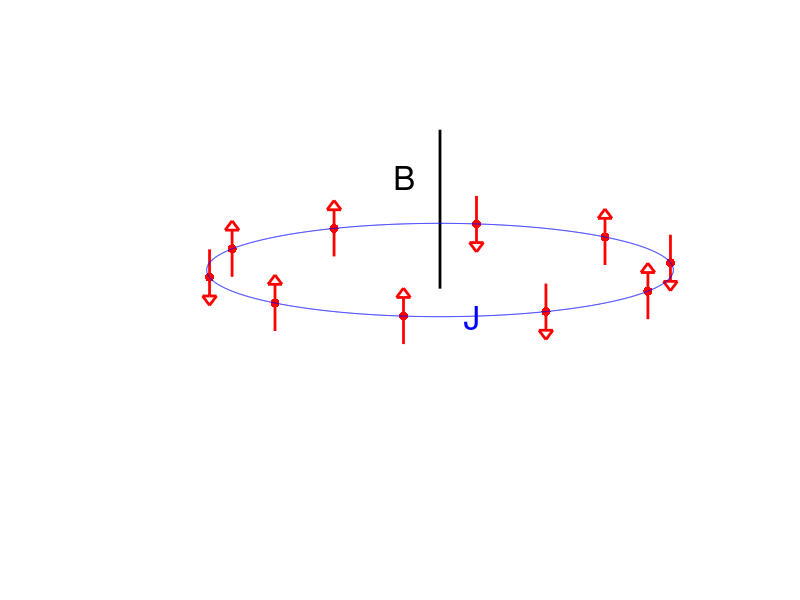

Write MATLAB code to recreate this figure.
clear all; close all; clc

dx = 0.15;
dy = 0.2;
L_p = [0,0;0,1;-dx,1;0,1+dy;dx,1;0,1] + repmat([0,-(1+dy)/2],6,1);
L_m = [0,0;0,-1;-dx,-1;0,-1-dy;dx,-1;0,-1] + repmat([0,+(1+dy)/2],6,1);




f4 = figure(4);
hold on;

Rx = 5;
Ry = 1;

N = 10;


L_sig = [-1,1,-1,1,1,-1,1,1,-1,1;]
L_phi = 2*pi*(0.25+(0:N-1))./N
N_phi = numel(L_phi);

for i = 1: N_phi
    phi = L_phi(i);
    L_p0 = [Rx*cos(phi),Ry*sin(phi)];
    if L_sig(i)<0
        L_pp = L_m + repmat(L_p0,6,1);
    else
        L_pp = L_p + repmat(L_p0,6,1);
    end
    plot(L_pp(:,1),L_pp(:,2),'-r','linewidth',2);
    plot(L_p0(1),L_p0(2),'.r','markersize',20);
end

L_pp = L_p.*4 + repmat([0,2],6,1);
plot(L_pp(:,1),L_pp(:,2),'-k','linewidth',2);
text(-1,2,'B','fontsize',24)
L_phi = 0:0.001:2*pi;

L_pc_x = Rx*cos(L_phi);
L_pc_y = Ry*sin(L_phi);



text(0.5,-1,'J','fontsize',24,'color','b')

plot(L_pc_x,L_pc_y,'-b');
axis([-6 6 -3 3])

axis off
axis equal

set(gca,'position',[0.2 0.2 0.7 0.7]);
set(gca,'fontsize',16);


fn4 = '../Bilder/ising_spins.eps';


saveas(f4,fn4,'psc2')








